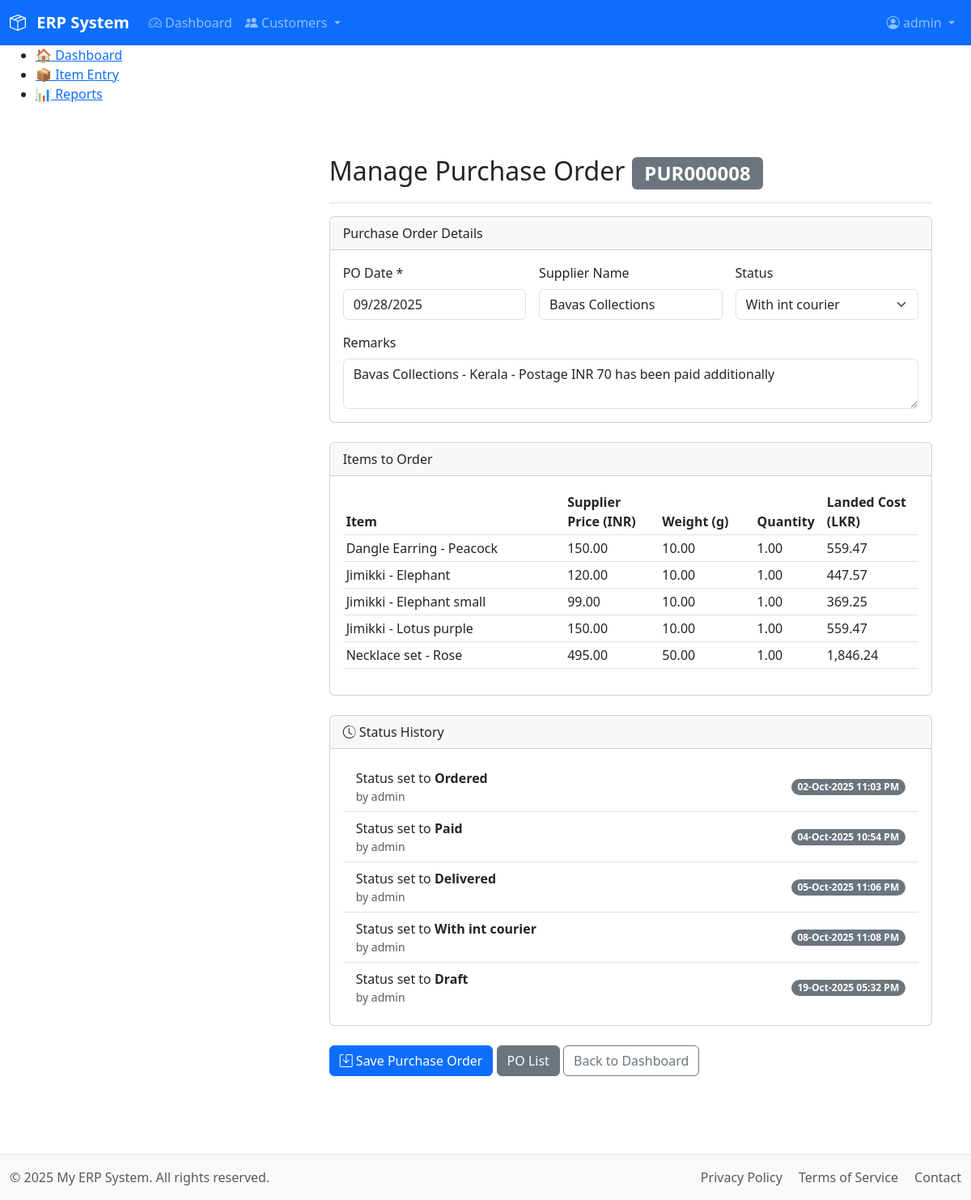
Page /modules/purchase/entry_purchase_order.php?purchase_order_id=PUR000008 (signed in) on the earlier database version.
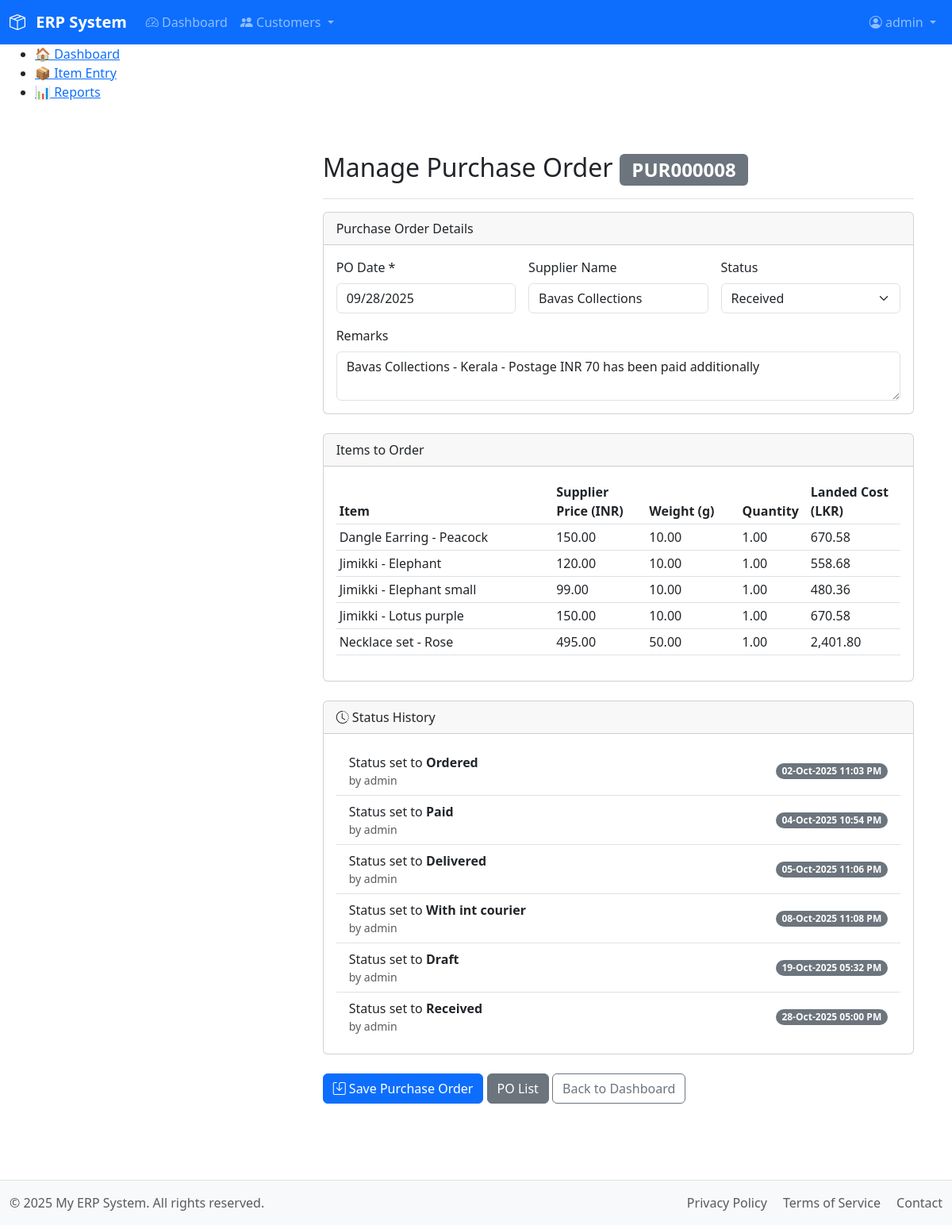
Same page on the later database version.
### tables this page shows
CREATE TABLE `purchase_orders` (
  `purchase_order_id` varchar(10) NOT NULL,
  `po_date` date NOT NULL,
  `supplier_name` varchar(255) DEFAULT NULL,
  `total_goods_cost` decimal(10,2) DEFAULT NULL,
  `goods_paid_by_account_id` int(11) DEFAULT NULL,
  `total_logistic_cost` decimal(10,2) DEFAULT NULL,
  `logistic_paid_by_account_id` int(11) DEFAULT NULL,
  `status` enum('Draft','Ordered','Paid','Delivered','With int courier','Received','Canceled') NOT NULL DEFAULT 'Draft',
  `remarks` text DEFAULT NULL,
  `created_at` timestamp NOT NULL DEFAULT current_timestamp(),
  `created_by` int(11) DEFAULT NULL,
  `created_by_name` varchar(50) DEFAULT NULL,
  PRIMARY KEY (`purchase_order_id`),
  KEY `idx_goods_paid_by` (`goods_paid_by_account_id`),
  KEY `idx_logistic_paid_by` (`logistic_paid_by_account_id`)
);

CREATE TABLE `purchase_order_items` (
  `po_item_id` int(11) NOT NULL AUTO_INCREMENT,
  `purchase_order_id` varchar(10) NOT NULL,
  `item_id` varchar(10) NOT NULL,
  `supplier_price` decimal(10,2) NOT NULL DEFAULT 0.00 COMMENT 'Price from supplier in their currency, e.g., INR',
  `quantity` decimal(10,2) NOT NULL,
  `weight_grams` decimal(10,2) NOT NULL DEFAULT 0.00,
  `cost_price` decimal(10,2) NOT NULL,
  PRIMARY KEY (`po_item_id`),
  KEY `purchase_order_id` (`purchase_order_id`),
  KEY `item_id` (`item_id`),
  CONSTRAINT `fk_po_header` FOREIGN KEY (`purchase_order_id`) REFERENCES `purchase_orders` (`purchase_order_id`) ON DELETE CASCADE ON UPDATE CASCADE
);

CREATE TABLE `items` (
  `item_id` varchar(10) NOT NULL,
  `category_sub_id` varchar(10) NOT NULL,
  `name` varchar(150) NOT NULL,
  `uom` varchar(20) NOT NULL DEFAULT 'No',
  `description` text DEFAULT NULL,
  `main_image_path` varchar(255) DEFAULT NULL,
  `created_at` timestamp NOT NULL DEFAULT current_timestamp(),
  `created_by` int(11) DEFAULT NULL,
  `created_by_name` varchar(50) DEFAULT NULL,
  `updated_at` timestamp NULL DEFAULT NULL ON UPDATE current_timestamp(),
  `updated_by` int(11) DEFAULT NULL,
  `updated_by_name` varchar(50) DEFAULT NULL,
  PRIMARY KEY (`item_id`),
  UNIQUE KEY `name` (`name`),
  KEY `category_sub_id` (`category_sub_id`),
  CONSTRAINT `fk_category_sub` FOREIGN KEY (`category_sub_id`) REFERENCES `categories_sub` (`category_sub_id`) ON DELETE CASCADE ON UPDATE CASCADE
);

CREATE TABLE `purchase_order_status_history` (
  `history_id` int(11) NOT NULL AUTO_INCREMENT,
  `purchase_order_id` varchar(10) NOT NULL,
  `status` enum('Draft','Ordered','Paid','Delivered','With int courier','Received','Canceled') NOT NULL,
  `event_date` datetime DEFAULT NULL COMMENT 'The actual date/time the status event occurred',
  `created_at` timestamp NOT NULL DEFAULT current_timestamp(),
  `created_by` int(11) DEFAULT NULL,
  `created_by_name` varchar(50) DEFAULT NULL,
  PRIMARY KEY (`history_id`),
  KEY `po_id_idx` (`purchase_order_id`)
);

### includes/functions.php (called while the page is built, shortened)
<?php
function get_purchase_order_details($purchase_order_id) {
    $db = db();
    $stmt_po = $db->prepare("SELECT * FROM purchase_orders WHERE purchase_order_id = ?");
    $stmt_po->bind_param("s", $purchase_order_id);
    $stmt_po->execute();
    $po = $stmt_po->get_result()->fetch_assoc();
    $stmt_items = $db->prepare("SELECT poi.*, i.name as item_name FROM purchase_order_items poi JOIN items i ON poi.item_id = i.item_id WHERE poi.purchase_order_id = ?");
    $stmt_items->bind_param("s", $purchase_order_id);
    $stmt_items->execute();
    $po['items'] = $stmt_items->get_result()->fetch_all(MYSQLI_ASSOC);
    $stmt_history = $db->prepare("SELECT * FROM purchase_order_status_history WHERE purchase_order_id = ? ORDER BY COALESCE(event_date, created_at) ASC");
    $stmt_history->bind_param("s", $purchase_order_id);
    $stmt_history->execute();
    $po['status_history'] = $stmt_history->get_result()->fetch_all(MYSQLI_ASSOC);
    $stmt_links = $db->prepare("
        SELECT
            l.sales_order_id,
            c.name as customer_name
        FROM po_so_links l
        JOIN orders o ON l.sales_order_id = o.order_id
        JOIN customers c ON o.customer_id = c.customer_id
        WHERE l.purchase_order_id = ?
        ORDER BY l.sales_order_id
    ");
    $stmt_links->bind_param("s", $purchase_order_id);
    $stmt_links->execute();
    $po['linked_sales_orders'] = $stmt_links->get_result()->fetch_all(MYSQLI_ASSOC);
    return $po;
}

### modules/purchase/entry_purchase_order.php (the view, shortened to what the changed rows need)
<?php
require_once __DIR__ . '/../../includes/functions.php';
$is_edit = false;
$po = null;
if (isset($_GET['purchase_order_id'])) {
    $po_id_to_load = trim($_GET['purchase_order_id']);
    $po = get_purchase_order_details($po_id_to_load);
    if ($po) {
        $is_edit = true;
    } else {
        $_SESSION['error_message'] = "Purchase Order #$po_id_to_load not found.";
        header("Location: /modules/purchase/list_purchase_order.php");
        exit;
    }
}
require_once __DIR__ . '/../../includes/header.php';
?>
<div class="container-fluid">
    <div class="row">
        <main class="col-md-9 ms-sm-auto col-lg-10 px-md-4">
            <div class="d-flex justify-content-between flex-wrap flex-md-nowrap align-items-center pt-3 pb-2 mb-3 border-bottom">
                <h2><?= $is_edit ? 'Manage Purchase Order <span class="badge bg-secondary">'.htmlspecialchars($po['purchase_order_id']).'</span>' : 'New Purchase Order' ?></h2>
            </div>
            <form method="POST" action="/modules/purchase/entry_purchase_order.php<?= $is_edit ? '?purchase_order_id=' . htmlspecialchars($po['purchase_order_id']) : '' ?>" class="needs-validation" id="poForm">
                <div class="card">
                    <div class="card-body">
                        <div class="row g-3">
                            <div class="col-md-4">
                                <label for="po_date" class="form-label">PO Date *</label>
                                <input type="date" class="form-control" id="po_date" name="po_date" value="<?= $is_edit ? htmlspecialchars($po['po_date']) : date('Y-m-d') ?>" <?= $is_edit ? 'readonly' : 'required' ?>>
                            </div>
                            <div class="col-md-4">
                                <label for="supplier_name" class="form-label">Supplier Name</label>
                                <input type="text" class="form-control" id="supplier_name" name="supplier_name" placeholder="Enter supplier name..." value="<?= htmlspecialchars($po['supplier_name'] ?? '') ?>" <?= $is_edit && !in_array($po['status'], ['Draft', 'Ordered']) ? 'readonly' : '' ?>>
                            </div>
                            <div class="col-md-4">
                                <label for="status" class="form-label">Status</label>
                                <select class="form-select" id="status" name="status">
                                    <option value="With int courier" <?= ($is_edit && $po['status'] == 'With int courier') ? 'selected' : '' ?>>With int courier</option>
                                    <option value="Received" <?= ($is_edit && $po['status'] == 'Received') ? 'selected' : '' ?>>Received</option>
                                </select>
                            </div>
                            <div class="col-12">
                                <label for="remarks" class="form-label">Remarks</label>
                                <textarea class="form-control" id="remarks" name="remarks" rows="2" placeholder="e.g., Delivery instructions..." <?= $is_edit && !in_array($po['status'], ['Draft', 'Ordered']) ? 'readonly' : '' ?>><?= htmlspecialchars($po['remarks'] ?? '') ?></textarea>
                            </div>
                        </div>
                    </div>
                </div>
                <div class="card mt-4">
                    <div class="card-body">
                        <div class="table-responsive">
                            <table class="table table-sm">
                            <thead>
                                <tr>
                                    <th style="width: 35%;">Item</th>
                                    <th style="width: 15%;">Supplier Price (INR)</th>
                                    <th style="width: 15%;">Weight (g)</th>
                                    <th style="width: 10%;">Quantity</th>
                                    <th style="width: 15%;">Landed Cost (LKR)</th>
                                </tr>
                            </thead>
                                <tbody id="poItemRows">
                                    <?php if ($is_edit && !empty($po['items'])): ?>
                                        <?php foreach ($po['items'] as $item): ?>
                                        <tr>
                                            <td><?= htmlspecialchars($item['item_name']) ?></td>
                                            <td><?= htmlspecialchars(number_format($item['supplier_price'], 2)) ?></td>
                                            <td><?= htmlspecialchars(number_format($item['weight_grams'], 2)) ?></td>
                                            <td><?= htmlspecialchars(number_format($item['quantity'], 2)) ?></td>
                                            <td><?= htmlspecialchars(number_format($item['cost_price'], 2)) ?></td>
                                        </tr>
                                        <?php endforeach; ?>
                                    <?php endif; ?>
                                </tbody>
                            </table>
                        </div>
                    </div>
                </div>
                <?php if ($is_edit && !empty($po['status_history'])): ?>
                <div class="card mt-4">
                    <div class="card-body"><ul class="list-group list-group-flush"><?php foreach ($po['status_history'] as $history): ?><li class="list-group-item d-flex justify-content-between align-items-center"><div>Status set to <strong><?= htmlspecialchars($history['status']) ?></strong><small class="d-block text-muted">by <?= htmlspecialchars($history['created_by_name']) ?></small></div><span class="badge bg-secondary rounded-pill"><?= date("d-M-Y h:i A", strtotime($history['event_date'] ?? $history['created_at'])) ?></span></li><?php endforeach; ?></ul></div>
                </div>
                <?php endif; ?>
            </form>
        </main>
    </div>
</div>
<?php require_once __DIR__ . '/../../includes/footer.php'; ?>

Differences in the rows shown:
changed purchase_orders "PUR000008": status "With int courier" → "Received"
changed purchase_order_items "Dangle Earring - Peacock": cost_price "559.47" → "670.58"
changed purchase_order_items "Jimikki - Elephant": cost_price "447.57" → "558.68"
changed purchase_order_items "Jimikki - Elephant small": cost_price "369.25" → "480.36"
changed purchase_order_items "Jimikki - Lotus purple": cost_price "559.47" → "670.58"
changed purchase_order_items "Necklace set - Rose": cost_price "1,846.24" → "2,401.80"
added purchase_order_status_history: status "Received", created_by_name "admin", event_date "28-Oct-2025 05:00 PM"
